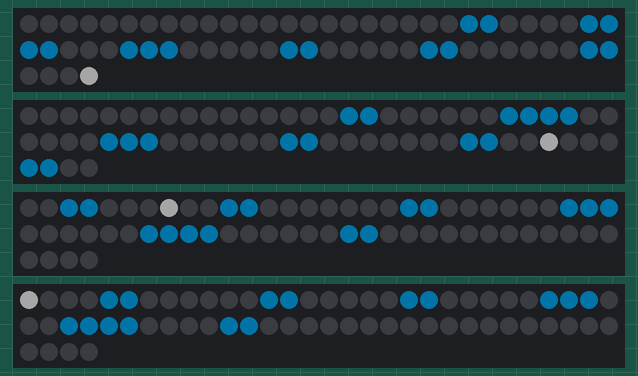
The sketch below on a simulated ESP32-S3. Shown: 4 × 64 RGB LEDs in strip order, left to right, continuing on the next row. Dim RGB values are drawn brighter than linear; what the sketch prints to the serial monitor is not drawn.

Above: at 0.3 s.

The sketch:

circle_test.ino
```cpp
/*
   Circle test — four 8x8 WS2812B panels as one 16x16 display
   ------------------------------------------------------------
   Board: ESP32S3 Dev Module, USB CDC On Boot = Enabled
   Library: FastLED

   Draws a circle centered on the combined panel. Use this to verify
   wiring, panel order, and serpentine orientation before flashing
   outpost_display.

   Four independent 8x8 WS2812B panels arranged:
     [GPIO4][GPIO5]
     [GPIO6][GPIO7]

   Use a stout 5 V supply; common its GND with ESP32 GND.
*/

#include <Arduino.h>
#include <FastLED.h>
#include <math.h>

#define PANEL 64
#define STRIPS 4
#define TOTAL (PANEL * STRIPS)
#define PANEL_W 16
#define PANEL_H 16

static const bool SERPENTINE = false;
static const uint8_t LED_BRIGHTNESS = 40;
static const uint16_t LED_POWER_MA = 2000;

// Circle center (middle of 16x16) and radius in LED units.
static const float CIRCLE_CX = 7.5f;
static const float CIRCLE_CY = 7.5f;
static const float CIRCLE_RADIUS = 5.0f;
static const float CIRCLE_THICKNESS = 0.75f;

CRGB leds[TOTAL];

// Map (x,y) in the 16x16 square to the matching 8x8 panel.
// Physical layout: [0][1]
//                  [2][3]
static uint16_t xy(uint8_t x, uint8_t y) {
  const uint8_t panel = (y / 8) * 2 + (x / 8);
  uint8_t px = x % 8;
  const uint8_t py = y % 8;
  if (SERPENTINE && (py & 1)) {
    px = 7 - px;
  }
  return panel * PANEL + py * 8 + px;
}

static void draw_circle() {
  FastLED.clear(true);

  for (uint8_t y = 0; y < PANEL_H; y++) {
    for (uint8_t x = 0; x < PANEL_W; x++) {
      const float dx = (float)x - CIRCLE_CX;
      const float dy = (float)y - CIRCLE_CY;
      const float dist = sqrtf(dx * dx + dy * dy);
      if (fabsf(dist - CIRCLE_RADIUS) <= CIRCLE_THICKNESS) {
        leds[xy(x, y)] = CRGB(0, 180, 255);
      }
    }
  }

  // Small center dot to confirm alignment.
  leds[xy(7, 7)] = CRGB(255, 255, 255);
  leds[xy(8, 7)] = CRGB(255, 255, 255);
  leds[xy(7, 8)] = CRGB(255, 255, 255);
  leds[xy(8, 8)] = CRGB(255, 255, 255);
}

void setup() {
  Serial.begin(115200);
  delay(200);

  FastLED.addLeds<WS2812B, 6, GRB>(leds, 0 * PANEL, PANEL);
  FastLED.addLeds<WS2812B, 5, GRB>(leds, 1 * PANEL, PANEL);
  FastLED.addLeds<WS2812B, 4, GRB>(leds, 2 * PANEL, PANEL);
  FastLED.addLeds<WS2812B, 7, GRB>(leds, 3 * PANEL, PANEL);
  FastLED.setMaxPowerInVoltsAndMilliamps(5, LED_POWER_MA);
  FastLED.setBrightness(LED_BRIGHTNESS);

  draw_circle();
  FastLED.show();

  Serial.println("circle_test ready — cyan ring, white center cross");
}

void loop() {
  // Static image; nothing to update.
}
```
